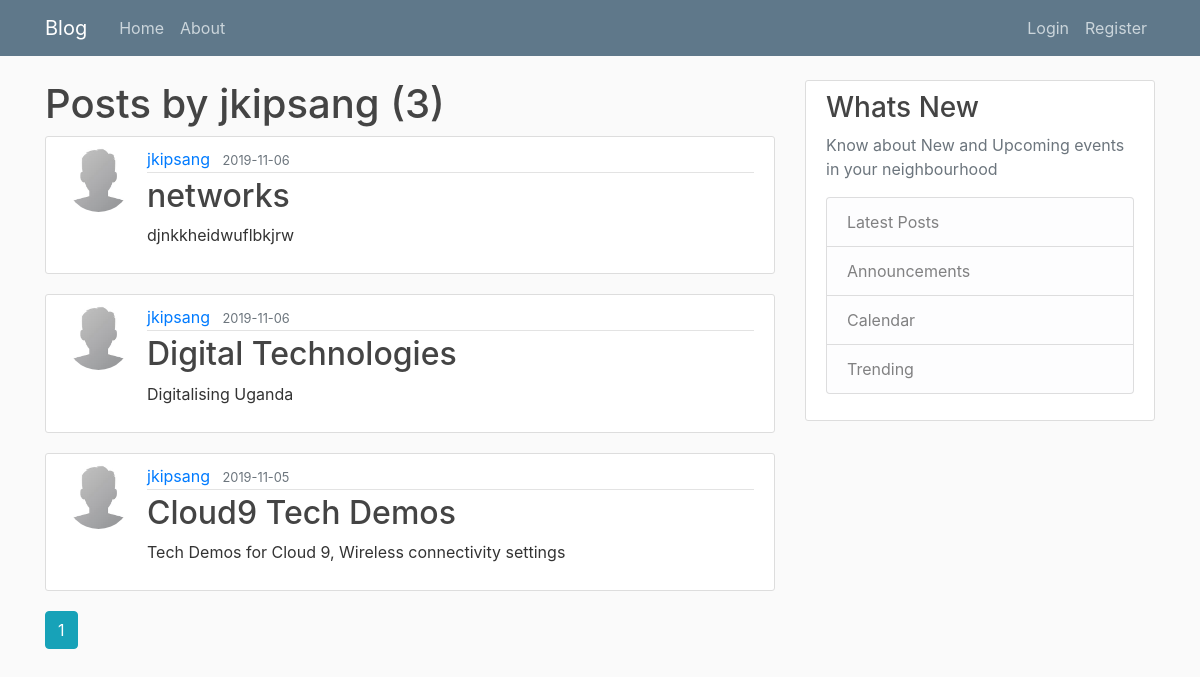
The app's page /user/jkipsang with its own data.
### flaskblog/models.py (models this page shows, shortened)
class User(db.Model, UserMixin):
    id = db.Column(db.Integer, primary_key=True)
    username = db.Column(db.String(20), unique=True, nullable=False)
    email = db.Column(db.String(120), unique=True, nullable=False)
    image_file = db.Column(db.String(20), nullable=False, default='default.jpg')
    password = db.Column(db.String(60), nullable=False)
    posts = db.relationship('Post', backref='author', lazy=True)

class Post(db.Model):
    id = db.Column(db.Integer, primary_key=True)
    title = db.Column(db.String(100), nullable=False)
    date_posted = db.Column(db.DateTime, nullable=False, default=datetime.utcnow)
    content = db.Column(db.Text, nullable=False)
    user_id = db.Column(db.Integer, db.ForeignKey('user.id'), nullable=False)

### flaskblog/users/routes.py (the view)
@users.route('/user/<string:username>')
def user_posts(username):
    page = request.args.get('page', 1, type=int)
    user = User.query.filter_by(username=username).first_or_404()
    posts = Post.query.filter_by(author=user).order_by(Post.date_posted.desc()).paginate(page=page, per_page=5)
    return render_template('user_post.html', posts=posts, user=user)

### flaskblog/templates/user_post.html
{% extends "layout.html"  %}
{% block content %}
    <h1>Posts by {{ user.username }} ({{ posts.total }})</h1>
    {% for post in posts.items %}
       <article class="media content-section">
           <img class="rounded-circle article-img" src="{{ url_for('static', filename='images/' + post.author.image_file) }}">
          <div class="media-body">
            <div class="article-metadata">
              <a class="mr-2" href="{{ url_for('users.user_posts', username=post.author.username)}}">{{ post.author.username }}</a>
              <small class="text-muted">{{ post.date_posted.strftime('%Y-%m-%d') }}</small>
            </div>
            <h2><a class="article-title" href=" {{ url_for('posts.post', post_id=post.id) }}">{{ post.title }}</a></h2>
            <p class="article-content">{{ post.content }}</p>
          </div>
        </article>
    {% endfor %}
    {% for page_num in posts.iter_pages(left_edge=1, right_edge=1, left_current=1, right_current=2) %}
        {%  if page_num %}
            {%  if posts.page == page_num %}
                <a class="btn btn-info mb-4" href=" {{ url_for('users.user_posts', username=user.username, page=page_num) }}"> {{ page_num }}</a>
            {% else %}
                <a class="btn btn-outline-info mb-4" href=" {{ url_for('users.user_posts',username=user.username, page=page_num) }}"> {{ page_num }}</a>
            {% endif %}
        {% else %}
            ...
        {% endif %}
    {% endfor %}
{% endblock content %}

### flaskblog/static/main.css (style rules this page uses)
body { background: #fafafa; color: #333333; margin-top: 5rem; }
h1, h2, h3, h4, h5, h6 { color: #444444; }
.content-section { background: #ffffff; padding: 10px 20px; border: 1px solid #dddddd; border-radius: 3px; margin-bottom: 20px; }
.article-title { color: #444444; }
.article-content { white-space: pre-line; }
.article-img { height: 65px; width: 65px; margin-right: 16px; }
.article-metadata { padding-bottom: 1px; margin-bottom: 4px; border-bottom: 1px solid #e3e3e3 }

### records on screen
User: username "jkipsang"
Post: image_file (placeholder picture), author.username "jkipsang", date_posted "2019-11-06", title "networks", content "djnkkheidwuflbkjrw"
Post: image_file (placeholder picture), author.username "jkipsang", date_posted "2019-11-06", title "Digital Technologies", content "Digitalising Uganda"
Post: image_file (placeholder picture), author.username "jkipsang", date_posted "2019-11-05", title "Cloud9 Tech Demos", content "Tech Demos for Cloud 9, Wireless connectivity settings"

### other values on screen
{{ posts.total }} "3"
{{ page_num }} "1"
